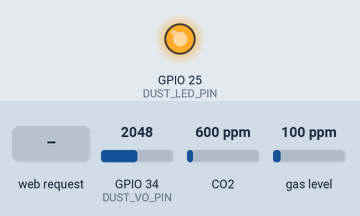
The sketch below on a simulated ESP32. On the bench: output pins drawn as LEDs (lit = HIGH). The test bench sets the inputs (shaded band); at power-on: GPIO 34 (DUST_VO_PIN) = 2048, CO2 600 ppm, gas level 100 ppm. WiFi joins after 1.5 s; servers stay silent unless stated; uploads are accepted with an empty reply; the local clock reads 2024-03-15 10:24:30 at power-on unless the sketch sets it; what the sketch prints to the serial monitor is not drawn.

Above: at 4.7 s.
4.8 s: HTTP request GET / received
Timing chart, 0 to 40.0 s (numbered marks = the images above; inputs shaded):
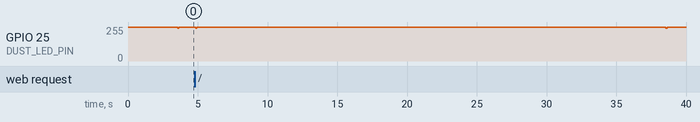

The sketch:

aqi_voc_logger.ino
```cpp
/*
  AQI & VOC logger (ESP32)
  Sensors : SGP30 (TVOC, eCO2, I2C) + GP2Y1010 (dust, analog)
  Output  : local web page (port 80) + Google Sheets webhook every 35 s
  Setup   : copy secrets.example.h to secrets.h and fill in your own values
*/
#include <WiFi.h>
#include <WebServer.h>
#include <HTTPClient.h>
#include <Wire.h>
#include <time.h>
#include "Adafruit_SGP30.h"
#include "secrets.h"   // WIFI_SSID, WIFI_PASSWORD, SHEET_URL (not committed to git)

// ---------------- PIN DEFINITIONS ----------------
#define DUST_LED_PIN 25   // GP2Y1010 Pin 3 (LED)
#define DUST_VO_PIN  34   // GP2Y1010 Pin 5 (Vo) via 10k/20k divider
// SGP30 uses I2C: SDA = GPIO21, SCL = GPIO22

// ---------------- GP2Y1010 SETTINGS ----------------
const float DIVIDER_FACTOR = 1.5;    // (10k+20k)/20k, undoes the voltage divider
const float DUST_ZERO_V    = 0.213;  // Vo in clean air. CALIBRATE THIS
const float DUST_SLOPE     = 200.0;  // ug/m3 per volt (0.5V per 0.1 mg/m3)
const int   DUST_SAMPLES   = 10;

// ---------------- OBJECTS ----------------
WebServer server(80);
Adafruit_SGP30 sgp;

// ---------------- WIFI / GOOGLE SHEET (from secrets.h) ----------------
const char* ssid     = WIFI_SSID;
const char* password = WIFI_PASSWORD;
const char* sheetURL = SHEET_URL;

// ---------------- GLOBALS ----------------
uint16_t sgp30_tvoc = 0;
uint16_t sgp30_eco2 = 0;
bool sgp30_ready = false;

float dust_vo = 0;        // sensor output voltage (V)
float dust_density = 0;   // estimated ug/m3

unsigned long lastLogTime = 0;
const unsigned long logInterval = 35 * 1000;

unsigned long lastSGPTime = 0;   // SGP30 needs a read every 1s

// ---------------- GP2Y1010 READ ----------------
void readDust() {
  float sumMv = 0;
  for (int i = 0; i < DUST_SAMPLES; i++) {
    digitalWrite(DUST_LED_PIN, LOW);      // LED ON (active low)
    delayMicroseconds(280);
    sumMv += analogReadMilliVolts(DUST_VO_PIN);
    delayMicroseconds(40);
    digitalWrite(DUST_LED_PIN, HIGH);     // LED OFF
    delayMicroseconds(9680);
  }
  float adcV = (sumMv / DUST_SAMPLES) / 1000.0;
  dust_vo = adcV * DIVIDER_FACTOR;
  dust_density = (dust_vo - DUST_ZERO_V) * DUST_SLOPE;
  if (dust_density < 0) dust_density = 0;
}

// ---------------- SGP30 READ ----------------
void readSGP() {
  if (sgp.IAQmeasure()) {
    sgp30_tvoc = sgp.TVOC;
    sgp30_eco2 = sgp.eCO2;
    sgp30_ready = true;
  }
}

// ---------------- AQI ----------------
float calculateAQI(float pm25) {
  float aqi = 0;
  if (pm25 <= 12.0) aqi = (50.0 / 12.0) * pm25;
  else if (pm25 <= 35.4) aqi = ((100.0 - 51.0) / (35.4 - 12.1)) * (pm25 - 12.1) + 51.0;
  else if (pm25 <= 55.4) aqi = ((150.0 - 101.0) / (55.4 - 35.5)) * (pm25 - 35.5) + 101.0;
  else aqi = ((200.0 - 151.0) / (150.4 - 55.5)) * (pm25 - 55.5) + 151.0;
  return aqi;
}

// ---------------- TIME ----------------
String getFormattedTime() {
  struct tm timeinfo;
  if (!getLocalTime(&timeinfo)) return "Time Error";
  char buffer[20];
  strftime(buffer, sizeof(buffer), "%I:%M:%S %p", &timeinfo);
  return String(buffer);
}

// ---------------- LOG TO GOOGLE SHEET ----------------
void logToSheet(String time, uint16_t tvoc, uint16_t eco2, float vo, float dust) {
  if (WiFi.status() == WL_CONNECTED) {
    HTTPClient http;
    String url = String(sheetURL) + "?time=" + time
                  + "&tvoc=" + String(tvoc)
                  + "&eco2=" + String(eco2)
                  + "&vo=" + String(vo, 3)
                  + "&dust=" + String(dust, 1);
    url.replace(" ", "%20");

    http.begin(url);
    http.setFollowRedirects(HTTPC_STRICT_FOLLOW_REDIRECTS);
    int httpCode = http.GET();
    if (httpCode > 0) Serial.println("Logged | HTTP Code: " + String(httpCode));
    else Serial.println("Failed to log. HTTP code: " + String(httpCode));
    http.end();
  }
}

// ---------------- WEBPAGE ----------------
void handleRoot() {
  readDust();
  float aqi = calculateAQI(dust_density);

  String airStatus;
  if (aqi <= 50) airStatus = "Good";
  else if (aqi <= 100) airStatus = "Moderate";
  else if (aqi <= 150) airStatus = "Unhealthy (Sensitive)";
  else airStatus = "Unhealthy";

  String page = "<!DOCTYPE html><html><head>";
  page += "<meta http-equiv='refresh' content='5'>";
  page += "<title>ESP32 Air Monitor</title>";
  page += "</head><body style='font-family:Arial;'>";
  page += "<h1>ESP32 Air Quality Monitor</h1>";

  page += "<h2>TVOC/eCO2 Sensor (SGP30)</h2>";
  if (sgp30_ready) {
    page += "<p>TVOC: " + String(sgp30_tvoc) + " ppb</p>";
    page += "<p>eCO2: " + String(sgp30_eco2) + " ppm</p>";
  } else {
    page += "<p>Waiting for SGP30 data...</p>";
  }

  page += "<h2>Dust Sensor (GP2Y1010)</h2>";
  page += "<p>Vo: " + String(dust_vo, 3) + " V</p>";
  page += "<p>Dust density: " + String(dust_density, 1) + " ug/m3</p>";
  page += "<h2>AQI: " + String(aqi, 0) + " (" + airStatus + ")</h2>";
  page += "</body></html>";
  server.send(200, "text/html", page);
}

void setup() {
  Serial.begin(115200);

  pinMode(DUST_LED_PIN, OUTPUT);
  digitalWrite(DUST_LED_PIN, HIGH);          // LED off
  analogSetPinAttenuation(DUST_VO_PIN, ADC_11db);

  Wire.begin();                              // SDA 21, SCL 22
  if (!sgp.begin()) Serial.println("SGP30 not detected. Check wiring.");
  else Serial.println("SGP30 initialized.");

  WiFi.begin(ssid, password);
  while (WiFi.status() != WL_CONNECTED) {
    delay(500);
    Serial.print(".");
  }
  Serial.println("\nConnected! IP: " + WiFi.localIP().toString());

  configTime(19800, 0, "pool.ntp.org", "time.nist.gov");   // IST = UTC+5:30
  Serial.println("Syncing time...");
  delay(2000);

  server.on("/", handleRoot);
  server.begin();
}

void loop() {
  server.handleClient();
  unsigned long now = millis();

  // SGP30 must be polled every 1s for its baseline algorithm to work
  if (now - lastSGPTime >= 1000) {
    lastSGPTime = now;
    readSGP();
  }

  if (now - lastLogTime >= logInterval || lastLogTime == 0) {
    lastLogTime = now;
    readDust();
    logToSheet(getFormattedTime(), sgp30_tvoc, sgp30_eco2, dust_vo, dust_density);
    Serial.printf("TVOC %u ppb | eCO2 %u ppm | Vo %.3f V | Dust %.1f ug/m3\n",
                  sgp30_tvoc, sgp30_eco2, dust_vo, dust_density);
  }
}
```

secrets.example.h
```cpp
// Copy this file to secrets.h and fill in your own values.
// secrets.h is listed in .gitignore and must never be committed.
#pragma once
#define WIFI_SSID     "your-wifi-name"
#define WIFI_PASSWORD "your-wifi-password"
#define SHEET_URL     "https://script.google.com/macros/s/XXXXXXXX/exec"
```

Measured:
- by itself, GPIO 25 (DUST_LED_PIN): alternates 255/255 for 33.6 s and 244/255 for 0.08 s
